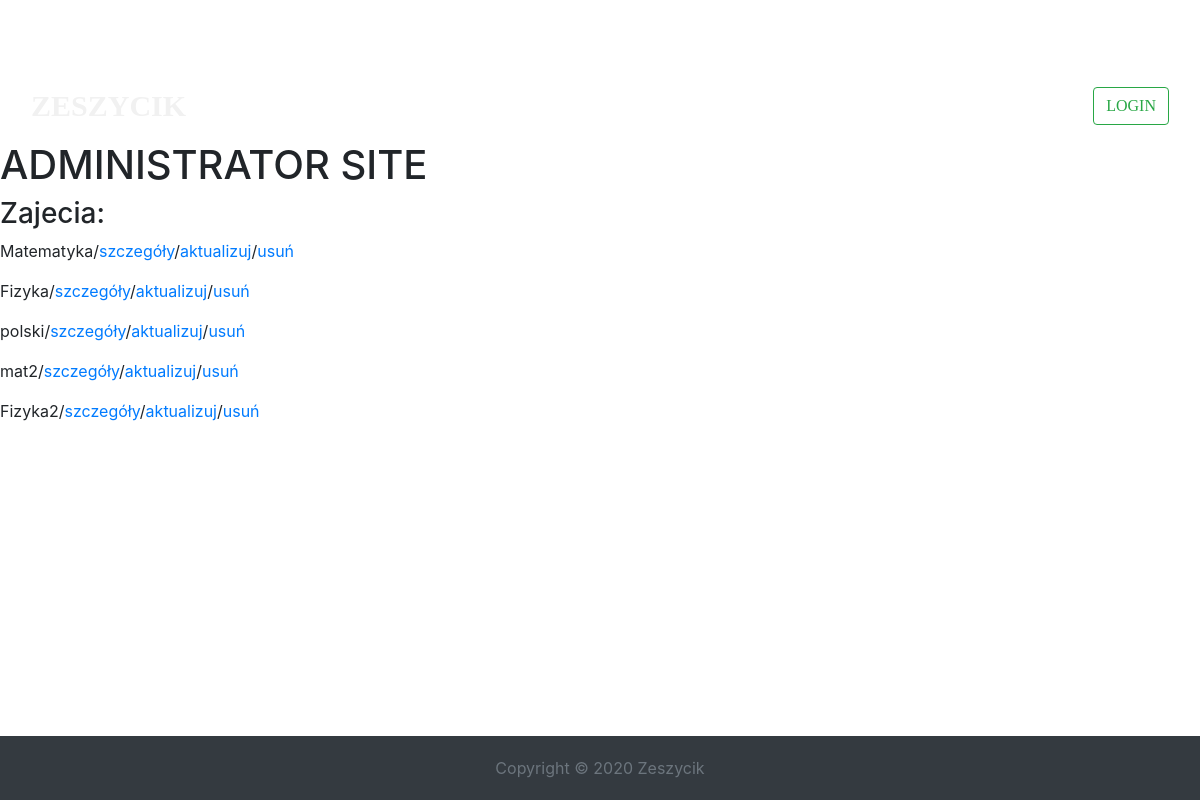
The app's page /administrator, older data.
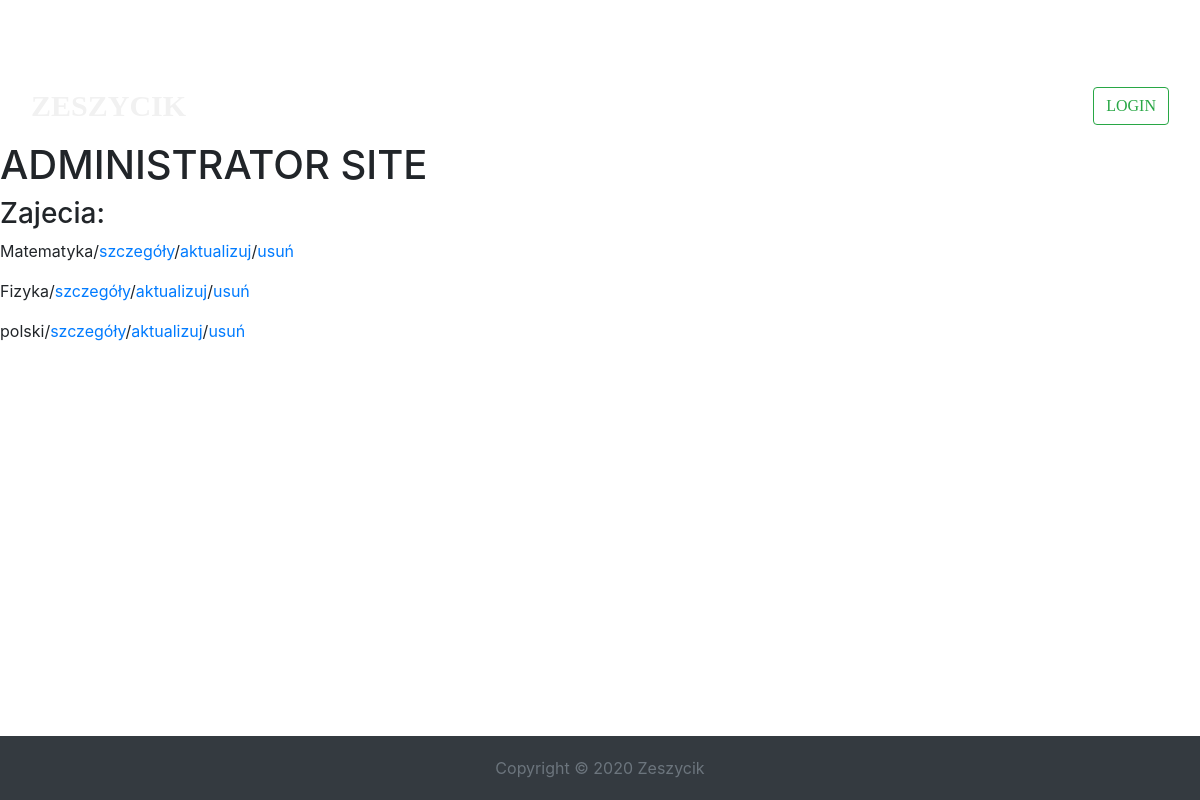
The same page, newer data.
### school/models.py (models this page shows)
class Lesson(models.Model):
    name = models.CharField(max_length=150, unique=True, blank=False)
    description = models.TextField()
    teacher = models.ForeignKey(SchoolUser, on_delete=models.SET_NULL, null=True, blank=True, related_name='teacher')
    date = models.DateTimeField(default=timezone.now)
    data = models.FileField(blank=True, null=True)
    students = models.ManyToManyField(SchoolUser, null=True, blank=True, related_name='students')
    def __str__(self):
        return self.name

### school/views.py (the view)
# urls.py: path('administrator', Administrator.as_view(), name='administrator'),
class Administrator(ListView):
    template_name = 'administrator.html'
    model = Lesson
    context_object_name = 'lessons'

### school/templates/administrator.html
{% extends 'base.html' %}
{% load static %}
{% block content %}
    <link rel="stylesheet" type="text/css" href="{% static 'css/index.css' %}">
    <h1>ADMINISTRATOR SITE</h1>
    <h3>Zajecia:</h3>
    {% for lesson in lessons %}
        <p>{{ lesson }}/<a href="{% url 'lesson_detail' lesson.pk %}">szczegóły</a>/<a href="{% url 'lesson_update' lesson.pk %}">aktualizuj</a>/<a href="{% url 'lesson_delete' lesson.pk %}">usuń</a></p>
    {% endfor %}
{% endblock content %}

Row changes from the older to the newer data that the page shows:
removed Lesson: name "mat2"
removed Lesson: name "Fizyka2"
